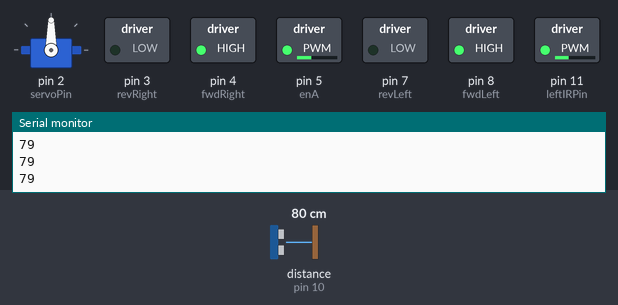
Bench run of a sketch on a simulated Arduino Uno, built with avr-gcc and run on an emulated ATmega328P. Parts: servo, switched loads named in the sketch (green lamp = pin HIGH), the last lines printed to the serial monitor. Wiring (inferred from the names in the program): ultrasonic range finder: trigger pin 6; echo pin 10. The test bench sets the inputs (shaded band); at power-on: distance to the obstacle (sensor on pin 10) 80 cm. The echo pulse lasts 58.3 µs per cm; random numbers use the default seed unless the sketch sets one; pins used as bus, display or sensor lines are not drawn.

Above: at 2.0 s.
2.1 s: distance to the obstacle (sensor on pin 10) set to 35 cm
3.6 s: distance to the obstacle (sensor on pin 10) set to 28 cm
At 4.3 s:
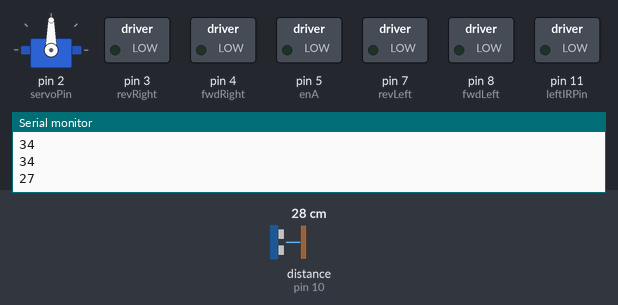
At 6.4 s:
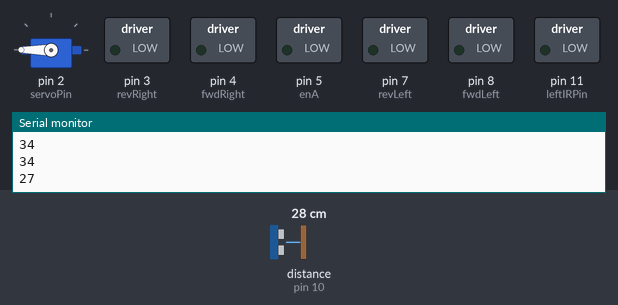
6.6 s: distance to the obstacle (sensor on pin 10) set to 31 cm
At 7.9 s:
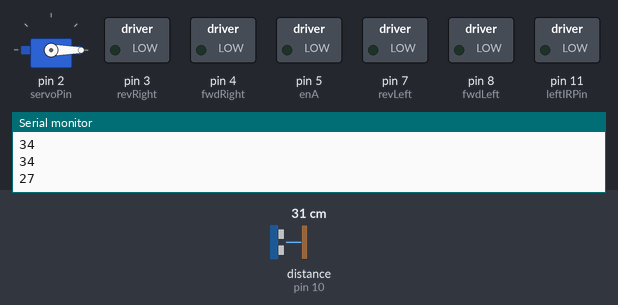
Timing chart, 0 to 15.6 s (numbered marks = the images above; inputs shaded):
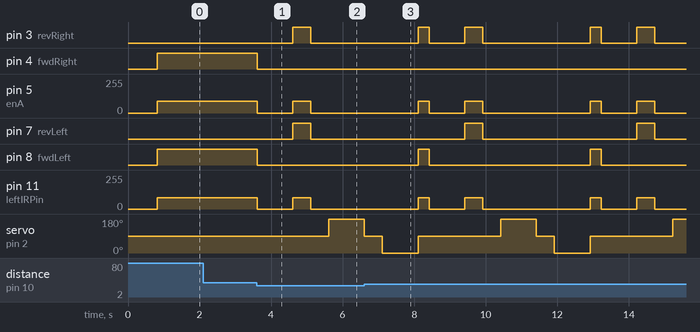

Measured:
- the behaviour switches between 32 and 31 cm on distance to the obstacle (sensor on pin 10) (found by bisection; images 0 and 1)
- the behaviour switches between 28 and 29 cm on distance to the obstacle (sensor on pin 10) (found by bisection; images 2 and 3)
- after the input at 3.6 s, pin 3 (revRight): LOW → HIGH after 1.0 s, → LOW 0.50 s later; pin 4 (fwdRight): HIGH → LOW at once

The sketch:

robot_vacuum_with_robot_chasis.ino
```cpp
#include <Servo.h>

int servoPin = 2;
Servo servo;
int trigPin = 6;      // trig pin of HC-SR04
int echoPin = 10;     // Echo pin of HC-SR04
int rightIRPin = 10;  //left IR obstacle avoidance signal pin                                        n...;
int leftIRPin = 11; //right IR obstacle avoidance signal pin

int enA = 5;
int enB = 11;
int revLeft = 7;       //REVerse motion of Left motor
int fwdLeft = 8;       //ForWarD motion of Left motor
int fwdRight = 4;      //REVerse motion of Right motor
int revRight = 3;      //ForWarD motion of Right motor

long duration, forwardDistance, leftDistance, rightDistance;
int rightIRVal = HIGH;
int leftIRVal = HIGH;
long distance;

void setup() {

  delay(random(500,2000));   // delay for random time
  Serial.begin(9600);
  pinMode(enA, OUTPUT);
  pinMode(enB, OUTPUT);
  pinMode(revLeft, OUTPUT);      // set Motor pins as output
  pinMode(fwdLeft, OUTPUT);
  pinMode(fwdRight, OUTPUT);
  pinMode(revRight, OUTPUT);

  pinMode(trigPin, OUTPUT);         // set trig pin as output
  pinMode(echoPin, INPUT);          //set echo pin as input to capture reflected waves
  pinMode(rightIRPin, INPUT);
  pinMode(leftIRPin, INPUT);
 servo.attach(servoPin);           //attach servoPin to servo object
}

void loop() {


 lookForward();

//  controlRobot();
//  delay(500);
//  servo.write(135);
//  controlRobot();
//  delay(500);
//  servo.write(90);
//  controlRobot();
//  delay(500);
//  servo.write(45);
//  controlRobot();
//  delay(500);

// rightIRVal = digitalRead(rightIRPin);
// leftIRVal = digitalRead(leftIRPin);

// digitalWrite(trigPin, LOW);
//   delayMicroseconds(2);
//   digitalWrite(trigPin, HIGH);     // send waves for 10 us
//   delayMicroseconds(10);
//   duration = pulseIn(echoPin, HIGH); // receive reflected waves
//   distance = duration / 58.2;   // convert to distance
//   delay(10);
// Serial.println(distance);
//     If you dont get proper movements of your robot then alter the pin numbers


  if (forwardDistance > 30)
  {
//For left motor
    digitalWrite(fwdLeft, HIGH);
    digitalWrite(revLeft, LOW);
    analogWrite(enB, 85);

    //for right motor
     digitalWrite(fwdRight, HIGH);                    // move forward
    digitalWrite(revRight, LOW);
    analogWrite(enA, 90);
  }


  else
  {
    digitalWrite(revRight, LOW);  //Stop
    digitalWrite(fwdRight, LOW);
    analogWrite(enA, 0);
    digitalWrite(fwdLeft, LOW);
    digitalWrite(revLeft, LOW);
    analogWrite(enB, 0);
    delay(1000);

    digitalWrite(fwdRight, LOW);      //movebackword
    digitalWrite(revRight, HIGH);
    analogWrite(enA, 90);
    digitalWrite(fwdLeft, LOW);
    digitalWrite(revLeft, HIGH);
    analogWrite(enB, 85);
    delay(500);

    digitalWrite(revRight, LOW);  //Stop
    digitalWrite(fwdRight, LOW);
    analogWrite(enA, 0);
    digitalWrite(fwdLeft, LOW);
    digitalWrite(revLeft, LOW);
    analogWrite(enB, 0);
    delay(500);

    lookLeft();

    lookRight();


   // direction = random(0,10);

   if(rightDistance > leftDistance) {
     lookForward();
      turnRight();
   }
    else {
      lookForward();
      turnLeft();
    }

  }
}

void lookLeft() {
servo.write(180);
  delay(500);
  digitalWrite(trigPin, LOW);
  delayMicroseconds(2);
  digitalWrite(trigPin, HIGH);     // send waves for 10 us
  delayMicroseconds(10);
  digitalWrite(trigPin, LOW);
  duration = pulseIn(echoPin, HIGH); // receive reflected waves
  leftDistance = duration / 58.2;   // convert to distance
  delay(500);
  servo.write(90);
  delay(500);
}

void lookRight() {
servo.write(0);
delay(500);
  digitalWrite(trigPin, LOW);
  delayMicroseconds(2);
  digitalWrite(trigPin, HIGH);     // send waves for 10 us
  delayMicroseconds(10);
  digitalWrite(trigPin, LOW);
  duration = pulseIn(echoPin, HIGH); // receive reflected waves
  rightDistance = duration / 58.2;   // convert to distance
  delay(500);
  //servo.write(90);
}

void lookForward() {
servo.write(90);
  digitalWrite(trigPin, LOW);
  delayMicroseconds(2);
  digitalWrite(trigPin, HIGH);     // send waves for 10 us
  delayMicroseconds(10);
  digitalWrite(trigPin, LOW);
  duration = pulseIn(echoPin, HIGH); // receive reflected waves
  forwardDistance = duration / 58.2;   // convert to distance
  Serial.println(forwardDistance);
}

void turnRight() {
  //For left motor
    digitalWrite(fwdLeft, HIGH);           //Turn right
    digitalWrite(revLeft, LOW);
    analogWrite(enB, 85);

    //for right motor
     digitalWrite(revRight, HIGH);
    digitalWrite(fwdRight, LOW);
    analogWrite(enA, 90);
    delay(300);
}

void turnLeft() {
  //For left motor
    digitalWrite(fwdLeft, LOW);           //Turn right
    digitalWrite(revLeft, HIGH);
    analogWrite(enB, 85);

    //for right motor
     digitalWrite(revRight, LOW);
    digitalWrite(fwdRight, HIGH);
    analogWrite(enA, 90);
    delay(300);
}
```
